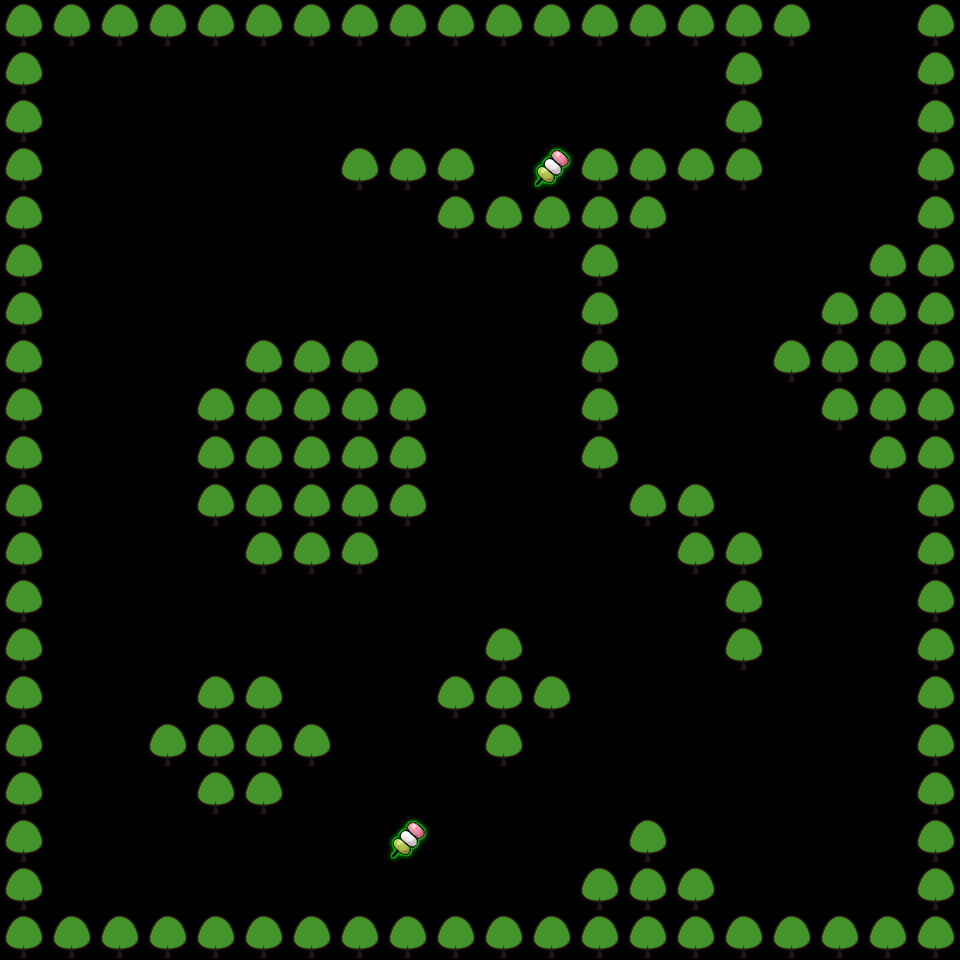

The image is a tile-based game level rendered from a .tmx file. Its description and source (layers, tilesets, objects; grid data summarised) follow:
An orthogonal 20x20 tile map with 48x48 px tiles, 2 tile layers (Terrain, Object), 2 tilesets.

<map version="1.0" orientation="orthogonal" renderorder="right-down" width="20" height="20" tilewidth="48" tileheight="48" nextobjectid="1">
 <tileset firstgid="1" source="object.tsx" />
 <tileset firstgid="6" source="terrain.tsx" />
 <layer name="Terrain" width="20" height="20">
  <data>[400 cells, 146 non-empty, 1 distinct tile ids]</data>
 </layer>
 <layer name="Object" width="20" height="20">
  <data>[400 cells, 2 non-empty, 1 distinct tile ids]</data>
 </layer>
</map>
